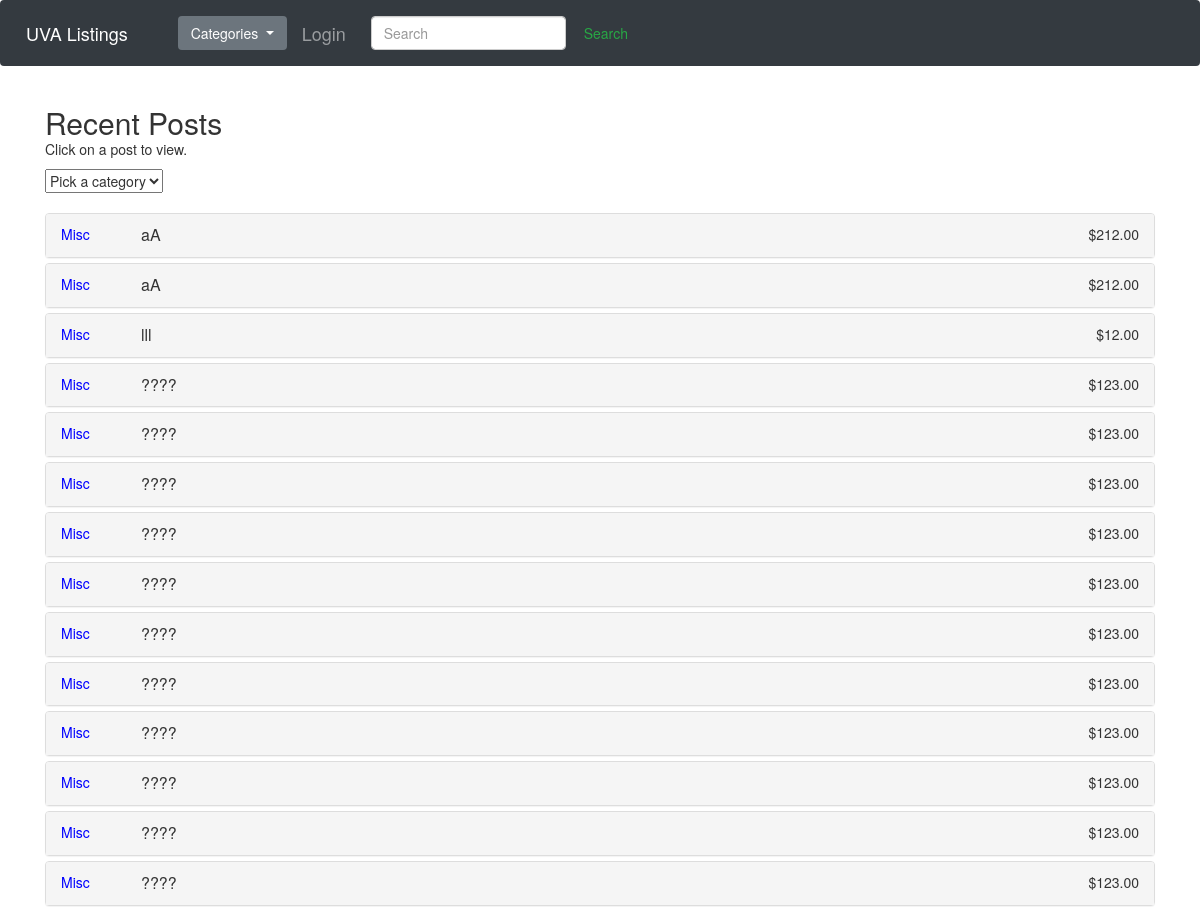
The app's page /posts/ (upper part), older data.
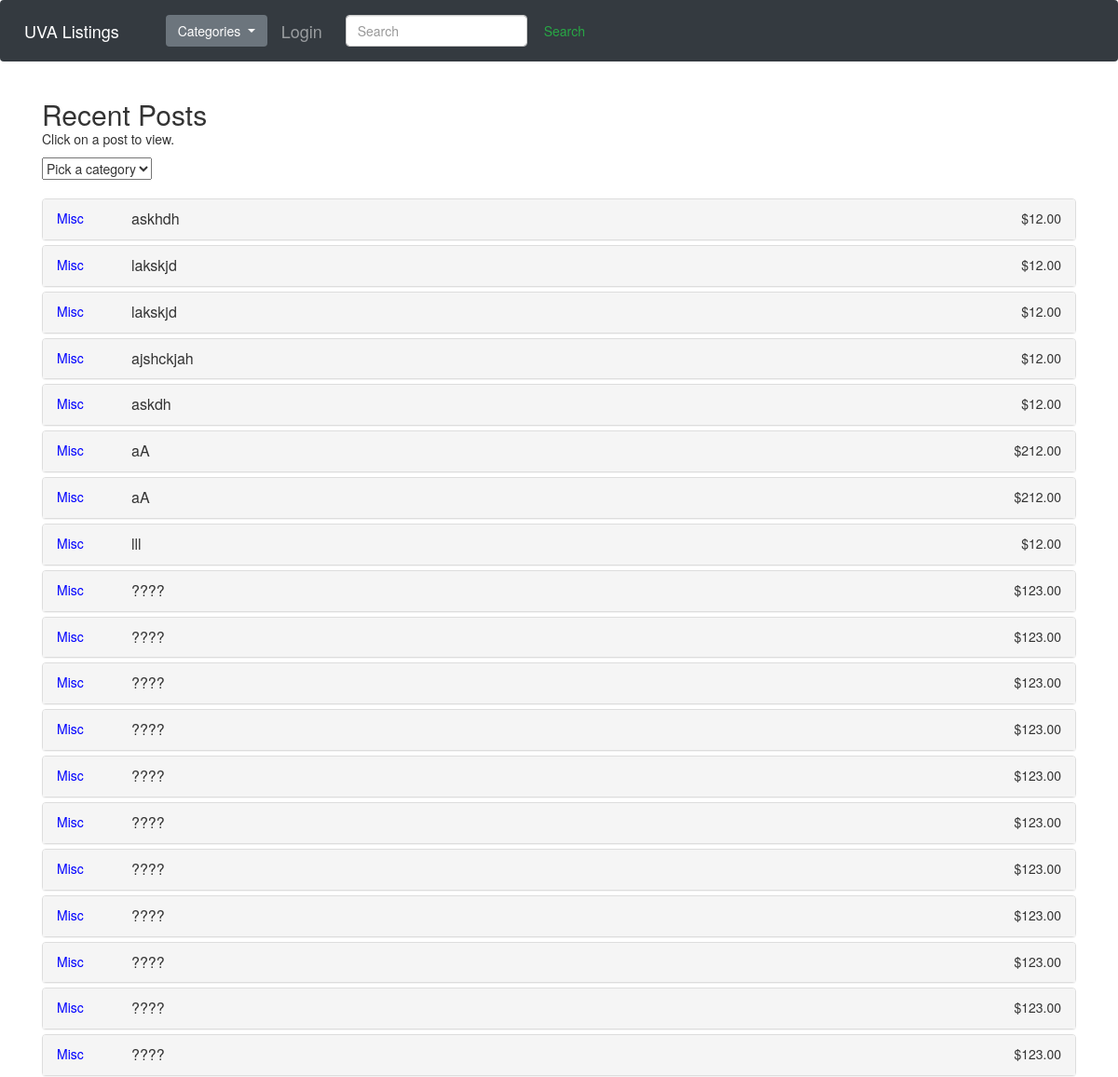
The same page, newer data.
### posts/models.py (models this page shows, shortened)
class Post(models.Model):
    titleText = models.CharField(max_length=200)
    description = models.CharField(max_length=200)
    creation_date = models.DateTimeField(auto_now=True)
    '''
    CategoryChoices = [
    (Electronics, 'Electronics'),
    (Services, 'Services'),
    (Miscellaneous, 'Miscellaneous'),
    (Housing, 'Housing'),
    (Food, 'Food'),
    (Community, 'Community'),
    (Textbooks, 'Textbooks'),
    (Tutoring, 'Tutoring'),
    (Clothes, 'Clothes'),
    ]
    '''
    Miscellaneous = 'Miscellaneous'
    CategoryChoices = [
    ( 'Electronics', 'Electronics'),
    ('Services', 'Services'),
    ('Miscellaneous', 'Miscellaneous'),
    ('Housing', 'Housing'),
    ('Food', 'Food'),
    ('Community', 'Community'),
    ('Textbooks', 'Textbooks'),
    ('Tutoring', 'Tutoring'),
    ('Clothes', 'Clothes'),
    ]
    category = models.CharField(max_length=200, choices=CategoryChoices, default=Miscellaneous)
    price = models.DecimalField(max_digits=6, decimal_places=2)
    user = models.ForeignKey(User, on_delete=models.CASCADE, default=Default_id)
    upload = models.OneToOneField(Photo,on_delete=models.DO_NOTHING)

### posts/views.py (the view)
# urls.py: path('', views.postIndex, name='posts'),
def postIndex(request):
    template_name = 'posts/postIndex.html'
    postList = Post.objects.order_by('-creation_date')
    categoryClicked = 'all'
    context = {'postList': postList, 'categoryClicked': categoryClicked}
    return render(request, 'posts/postIndex.html',context)

### posts/templates/posts/postIndex.html (shortened to what this page needs)
<link href="//netdna.bootstrapcdn.com/bootstrap/3.0.0/css/bootstrap.min.css" rel="stylesheet" id="bootstrap-css">
{% block page %}
{% load socialaccount %}
{% include "header.html" %}
<head>
	<link rel="stylesheet" href="https://maxcdn.bootstrapcdn.com/bootstrap/3.4.0/css/bootstrap.min.css">
</head>
<body>
<div class="container">
  <h2>Recent Posts</h2>
  <div style="margin-top: -10px; margin-bottom: 10px;">
	Click on a post to view.
  </div>
	<div style="width:200px;">
	  <select id="selectCategory" onchange="filterByCategory()">
		<option disabled selected value="all">Pick a category</option>
	  </select>
	</div>
	<br>
  <div class="panel-group" id="accordion">
	{% if postList %}
		{% for postVar in postList %}
			{% if categoryClicked == 'all' %}
			<div class="panel panel-default all {{ postVar.category }}">
			{% else %}
				{% if categoryClicked == postVar.category %}
					<div class="panel panel-default all {{ postVar.category }}">
				{% else %}
					<div class="panel panel-default all {{ postVar.category }} hide">
				{% endif %}
			{% endif %}
			  <div class="panel-heading">
				<span style="color: blue; float: left; width: 80px;">
					{{ postVar.category }}
				</span>
				<span class="panel-title">
					<a data-toggle="collapse" data-parent="#accordion" href="#collapse{{ forloop.counter }}">{{ postVar.titleText }}</a>
				</span>
				<span style="float: right;">
					${{ postVar.price }}
				</span>
			  </div>
			</div>
		{% endfor %}
	{% else %}
	<p>No posts are available.</p>
	{% endif %}
  </div>
</div>
</body>
{% endblock %}

Row changes from the older to the newer data that the page shows:
added Post: category "Misc", titleText "askhdh", price "12.00"
added Post: category "Misc", titleText "lakskjd", price "12.00"
added Post: category "Misc", titleText "lakskjd", price "12.00"
added Post: category "Misc", titleText "ajshckjah", price "12.00"
added Post: category "Misc", titleText "askdh", price "12.00"
